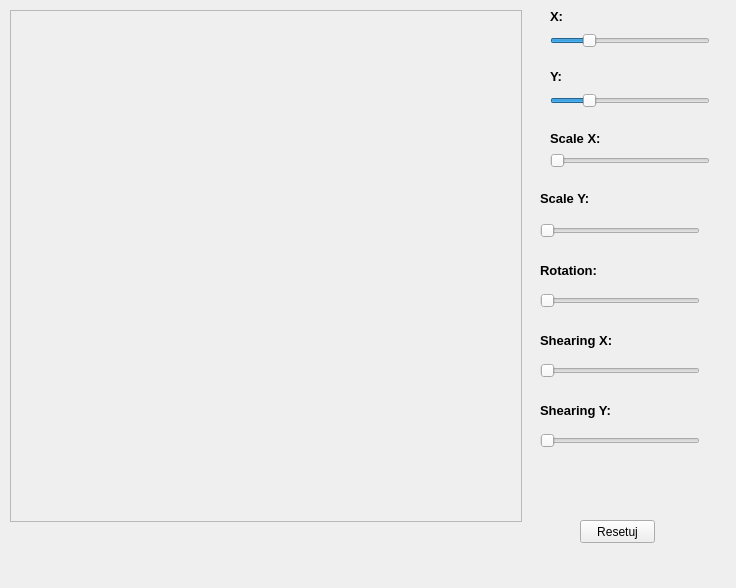
<?xml version="1.0" encoding="UTF-8"?>
<ui version="4.0">
 <class>MainWindow</class>
 <widget class="QMainWindow" name="MainWindow">
  <property name="geometry">
   <rect>
    <x>0</x>
    <y>0</y>
    <width>736</width>
    <height>588</height>
   </rect>
  </property>
  <property name="windowTitle">
   <string>9 - 2D Transformations - Radosław Mariowski</string>
  </property>
  <widget class="QWidget" name="centralWidget">
   <widget class="QFrame" name="frmCanvas">
    <property name="geometry">
     <rect>
      <x>10</x>
      <y>10</y>
      <width>512</width>
      <height>512</height>
     </rect>
    </property>
    <property name="autoFillBackground">
     <bool>false</bool>
    </property>
    <property name="frameShape">
     <enum>QFrame::StyledPanel</enum>
    </property>
    <property name="frameShadow">
     <enum>QFrame::Raised</enum>
    </property>
   </widget>
   <widget class="QSlider" name="sldX">
    <property name="geometry">
     <rect>
      <x>550</x>
      <y>30</y>
      <width>160</width>
      <height>22</height>
     </rect>
    </property>
    <property name="minimum">
     <number>-200</number>
    </property>
    <property name="maximum">
     <number>700</number>
    </property>
    <property name="orientation">
     <enum>Qt::Horizontal</enum>
    </property>
   </widget>
   <widget class="QSlider" name="sldY">
    <property name="geometry">
     <rect>
      <x>550</x>
      <y>90</y>
      <width>160</width>
      <height>22</height>
     </rect>
    </property>
    <property name="minimum">
     <number>-200</number>
    </property>
    <property name="maximum">
     <number>700</number>
    </property>
    <property name="orientation">
     <enum>Qt::Horizontal</enum>
    </property>
   </widget>
   <widget class="QSlider" name="sldScaleX">
    <property name="geometry">
     <rect>
      <x>550</x>
      <y>150</y>
      <width>160</width>
      <height>22</height>
     </rect>
    </property>
    <property name="maximum">
     <number>3000</number>
    </property>
    <property name="orientation">
     <enum>Qt::Horizontal</enum>
    </property>
   </widget>
   <widget class="QSlider" name="sldScaleY">
    <property name="geometry">
     <rect>
      <x>540</x>
      <y>220</y>
      <width>160</width>
      <height>22</height>
     </rect>
    </property>
    <property name="maximum">
     <number>3000</number>
    </property>
    <property name="orientation">
     <enum>Qt::Horizontal</enum>
    </property>
   </widget>
   <widget class="QSlider" name="sldRotate">
    <property name="geometry">
     <rect>
      <x>540</x>
      <y>290</y>
      <width>160</width>
      <height>22</height>
     </rect>
    </property>
    <property name="maximum">
     <number>720</number>
    </property>
    <property name="orientation">
     <enum>Qt::Horizontal</enum>
    </property>
   </widget>
   <widget class="QSlider" name="sldShearingX">
    <property name="geometry">
     <rect>
      <x>540</x>
      <y>360</y>
      <width>160</width>
      <height>22</height>
     </rect>
    </property>
    <property name="maximum">
     <number>2000</number>
    </property>
    <property name="orientation">
     <enum>Qt::Horizontal</enum>
    </property>
   </widget>
   <widget class="QSlider" name="sldShearingY">
    <property name="geometry">
     <rect>
      <x>540</x>
      <y>430</y>
      <width>160</width>
      <height>22</height>
     </rect>
    </property>
    <property name="maximum">
     <number>2000</number>
    </property>
    <property name="orientation">
     <enum>Qt::Horizontal</enum>
    </property>
   </widget>
   <widget class="QLabel" name="lblX">
    <property name="geometry">
     <rect>
      <x>550</x>
      <y>10</y>
      <width>47</width>
      <height>13</height>
     </rect>
    </property>
    <property name="font">
     <font>
      <pointsize>10</pointsize>
      <weight>75</weight>
      <bold>true</bold>
     </font>
    </property>
    <property name="text">
     <string>X:</string>
    </property>
   </widget>
   <widget class="QLabel" name="lblY">
    <property name="geometry">
     <rect>
      <x>550</x>
      <y>70</y>
      <width>47</width>
      <height>13</height>
     </rect>
    </property>
    <property name="font">
     <font>
      <pointsize>10</pointsize>
      <weight>75</weight>
      <bold>true</bold>
     </font>
    </property>
    <property name="text">
     <string>Y:</string>
    </property>
   </widget>
   <widget class="QLabel" name="lblScaleX">
    <property name="geometry">
     <rect>
      <x>550</x>
      <y>130</y>
      <width>171</width>
      <height>16</height>
     </rect>
    </property>
    <property name="font">
     <font>
      <pointsize>10</pointsize>
      <weight>75</weight>
      <bold>true</bold>
     </font>
    </property>
    <property name="text">
     <string>Scale X:</string>
    </property>
   </widget>
   <widget class="QLabel" name="lblScaleY">
    <property name="geometry">
     <rect>
      <x>540</x>
      <y>190</y>
      <width>171</width>
      <height>16</height>
     </rect>
    </property>
    <property name="font">
     <font>
      <pointsize>10</pointsize>
      <weight>75</weight>
      <bold>true</bold>
     </font>
    </property>
    <property name="text">
     <string>Scale Y:</string>
    </property>
   </widget>
   <widget class="QLabel" name="lblRotation">
    <property name="geometry">
     <rect>
      <x>540</x>
      <y>260</y>
      <width>171</width>
      <height>20</height>
     </rect>
    </property>
    <property name="font">
     <font>
      <pointsize>10</pointsize>
      <weight>75</weight>
      <bold>true</bold>
     </font>
    </property>
    <property name="text">
     <string>Rotation:</string>
    </property>
   </widget>
   <widget class="QLabel" name="lblShearingX">
    <property name="geometry">
     <rect>
      <x>540</x>
      <y>330</y>
      <width>171</width>
      <height>20</height>
     </rect>
    </property>
    <property name="font">
     <font>
      <pointsize>10</pointsize>
      <weight>75</weight>
      <bold>true</bold>
     </font>
    </property>
    <property name="text">
     <string>Shearing X:</string>
    </property>
   </widget>
   <widget class="QLabel" name="lblShearingY">
    <property name="geometry">
     <rect>
      <x>540</x>
      <y>400</y>
      <width>171</width>
      <height>20</height>
     </rect>
    </property>
    <property name="font">
     <font>
      <pointsize>10</pointsize>
      <weight>75</weight>
      <bold>true</bold>
     </font>
    </property>
    <property name="text">
     <string>Shearing Y:</string>
    </property>
   </widget>
   <widget class="QPushButton" name="btnReset">
    <property name="geometry">
     <rect>
      <x>580</x>
      <y>520</y>
      <width>75</width>
      <height>23</height>
     </rect>
    </property>
    <property name="text">
     <string>Resetuj</string>
    </property>
   </widget>
  </widget>
 </widget>
 <layoutdefault spacing="6" margin="11"/>
 <resources/>
 <connections/>
</ui>
